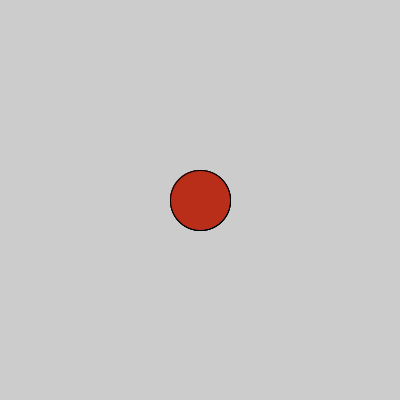
Frame 1 (no input)
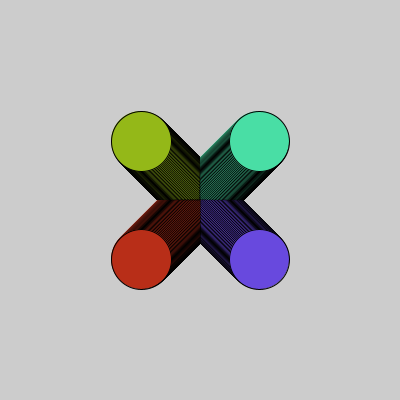
Frame 60 (the mouse pressed at the canvas centre just before this capture)
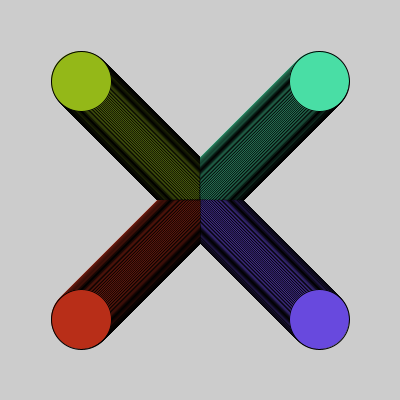
Frame 120 (the mouse held since frame 60 and released just before this capture)

The Processing sketch that drew these frames (run headless with seeded random() and noise(); from frame 60 on, the mouse is pressed at the canvas centre):

// Processing sketch: WK_1___Travelling_Circle_Elegant_Solution
// ── WK_1___Travelling_Circle_Elegant_Solution.pde
/* Write a sketch that draws a circle in the centre of a square window.
   Use two variables x and y to specify the position of the circle: */
   
// Declare variables to be used throughout program scope
float x;
float y;
// Offset counter to increment distance away from the centre (direction modified in individual draw functions).
int delta;

void setup(){
  size(400,400);
  x = width/2;
  y = height/2; 
  // Offset counter to be incremented each frame.
  delta = 0;
}

void draw(){
  // Draw circle travelling NW from centre.
  fill(148, 184, 24);
  ellipse(x-delta, y-delta, 60, 60);
  
  // Draw circle travelling NE from centre.
  fill(73, 222, 165);
  ellipse(x+delta, y-delta, 60, 60);
  
  // Draw circle travelling SE from centre.
  fill(104, 73, 222);
  ellipse(x+delta, y+delta, 60, 60);
  
  // Draw circle travelling SW from centre.
  fill(184, 46, 24);
  ellipse(x-delta, y+delta, 60, 60);
  
  // Increment offset counter by one
  delta += 1;
}
